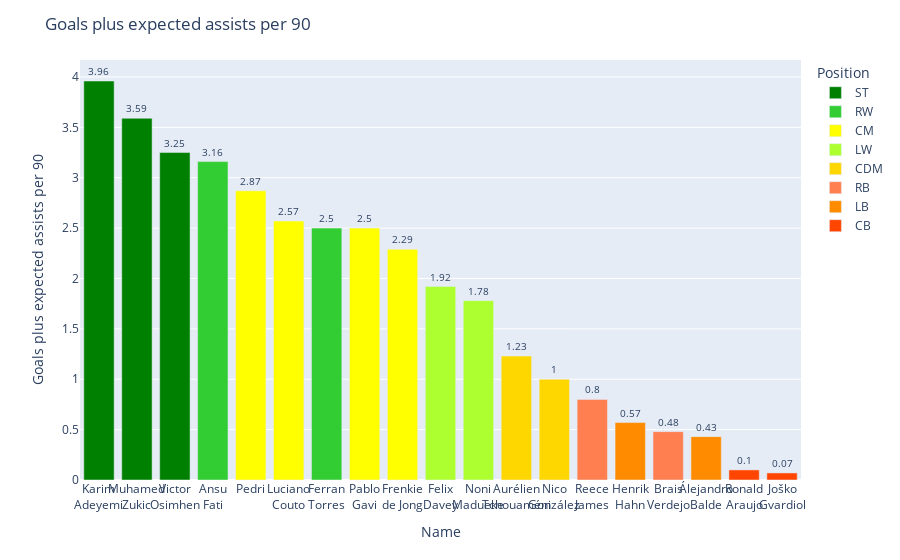

The cell this chart's notebook holds for it:
### Code cell
bar_plot('Goals+xAp90')

### Figure 1 — Plotly figure (JSON) as saved in the notebook; plotly's stock layout.template omitted (floating-point values rounded to 4 significant figures)
{"data": [{"alignmentgroup": "True", "cliponaxis": false, "customdata": [[1033], [338], [1839]], "hovertemplate": "Position=ST<br>Name=%{x}<br>Goals plus expected assists per 90=%{y}<br>MinutesPlayed=%{customdata[0]}<extra></extra>", "legendgroup": "ST", "marker": {"color": "green", "pattern": {"shape": ""}}, "name": "ST", "offsetgroup": "ST", "orientation": "v", "showlegend": true, "textfont": {"size": 10}, "textposition": "outside", "texttemplate": "%{y}", "type": "bar", "x": ["Karim<br>Adeyemi", "Muhamed<br>Zukic", "Victor<br>Osimhen"], "xaxis": "x", "y": [3.96, 3.59, 3.25], "yaxis": "y"}, {"alignmentgroup": "True", "cliponaxis": false, "customdata": [[1451], [1224]], "hovertemplate": "Position=RW<br>Name=%{x}<br>Goals plus expected assists per 90=%{y}<br>MinutesPlayed=%{customdata[0]}<extra></extra>", "legendgroup": "RW", "marker": {"color": "limegreen", "pattern": {"shape": ""}}, "name": "RW", "offsetgroup": "RW", "orientation": "v", "showlegend": true, "textfont": {"size": 10}, "textposition": "outside", "texttemplate": "%{y}", "type": "bar", "x": ["Ansu<br>Fati", "Ferran<br>Torres"], "xaxis": "x", "y": [3.16, 2.5], "yaxis": "y"}, {"alignmentgroup": "True", "cliponaxis": false, "customdata": [[1635], [896], [1309], [1700]], "hovertemplate": "Position=CM<br>Name=%{x}<br>Goals plus expected assists per 90=%{y}<br>MinutesPlayed=%{customdata[0]}<extra></extra>", "legendgroup": "CM", "marker": {"color": "yellow", "pattern": {"shape": ""}}, "name": "CM", "offsetgroup": "CM", "orientation": "v", "showlegend": true, "textfont": {"size": 10}, "textposition": "outside", "texttemplate": "%{y}", "type": "bar", "x": ["Pedri", "Luciano<br>Couto", "Pablo<br>Gavi", "Frenkie<br>de Jong"], "xaxis": "x", "y": [2.87, 2.57, 2.5, 2.29], "yaxis": "y"}, {"alignmentgroup": "True", "cliponaxis": false, "customdata": [[1125], [1256]], "hovertemplate": "Position=LW<br>Name=%{x}<br>Goals plus expected assists per 90=%{y}<br>MinutesPlayed=%{customdata[0]}<extra></extra>", "legendgroup": "LW", "marker": {"color": "greenyellow", "pattern": {"shape": ""}}, "name": "LW", "offsetgroup": "LW", "orientation": "v", "showlegend": true, "textfont": {"size": 10}, "textposition": "outside", "texttemplate": "%{y}", "type": "bar", "x": ["Felix<br>Davey", "Noni<br>Madueke"], "xaxis": "x", "y": [1.92, 1.78], "yaxis": "y"}, {"alignmentgroup": "True", "cliponaxis": false, "customdata": [[1393], [1382]], "hovertemplate": "Position=CDM<br>Name=%{x}<br>Goals plus expected assists per 90=%{y}<br>MinutesPlayed=%{customdata[0]}<extra></extra>", "legendgroup": "CDM", "marker": {"color": "gold", "pattern": {"shape": ""}}, "name": "CDM", "offsetgroup": "CDM", "orientation": "v", "showlegend": true, "textfont": {"size": 10}, "textposition": "outside", "texttemplate": "%{y}", "type": "bar", "x": ["Aurélien<br>Tchouaméni", "Nico<br>González"], "xaxis": "x", "y": [1.23, 1], "yaxis": "y"}, {"alignmentgroup": "True", "cliponaxis": false, "customdata": [[1720], [1079]], "hovertemplate": "Position=RB<br>Name=%{x}<br>Goals plus expected assists per 90=%{y}<br>MinutesPlayed=%{customdata[0]}<extra></extra>", "legendgroup": "RB", "marker": {"color": "coral", "pattern": {"shape": ""}}, "name": "RB", "offsetgroup": "RB", "orientation": "v", "showlegend": true, "textfont": {"size": 10}, "textposition": "outside", "texttemplate": "%{y}", "type": "bar", "x": ["Reece<br>James", "Brais<br>Verdejo"], "xaxis": "x", "y": [0.8, 0.48], "yaxis": "y"}, {"alignmentgroup": "True", "cliponaxis": false, "customdata": [[1102], [1466]], "hovertemplate": "Position=LB<br>Name=%{x}<br>Goals plus expected assists per 90=%{y}<br>MinutesPlayed=%{customdata[0]}<extra></extra>", "legendgroup": "LB", "marker": {"color": "darkorange", "pattern": {"shape": ""}}, "name": "LB", "offsetgroup": "LB", "orientation": "v", "showlegend": true, "textfont": {"size": 10}, "textposition": "outside", "texttemplate": "%{y}", "type": "bar", "x": ["Henrik<br>Hahn", "Álejandro<br>Balde"], "xaxis": "x", "y": [0.57, 0.43], "yaxis": "y"}, {"alignmentgroup": "True", "cliponaxis": false, "customdata": [[2490], [1944]], "hovertemplate": "Position=CB<br>Name=%{x}<br>Goals plus expected assists per 90=%{y}<br>MinutesPlayed=%{customdata[0]}<extra></extra>", "legendgroup": "CB", "marker": {"color": "orangered", "pattern": {"shape": ""}}, "name": "CB", "offsetgroup": "CB", "orientation": "v", "showlegend": true, "textfont": {"size": 10}, "textposition": "outside", "texttemplate": "%{y}", "type": "bar", "x": ["Ronald<br>Araujo", "Joško<br>Gvardiol"], "xaxis": "x", "y": [0.1, 0.07], "yaxis": "y"}], "layout": {"barmode": "relative", "legend": {"title": {"text": "Position"}, "tracegroupgap": 0}, "margin": {"t": 60}, "title": {"text": "Goals plus expected assists per 90"}, "xaxis": {"anchor": "y", "categoryorder": "min descending", "domain": [0, 1], "tickangle": 0, "title": {"text": "Name"}}, "yaxis": {"anchor": "x", "domain": [0, 1], "title": {"text": "Goals plus expected assists per 90"}}}}
